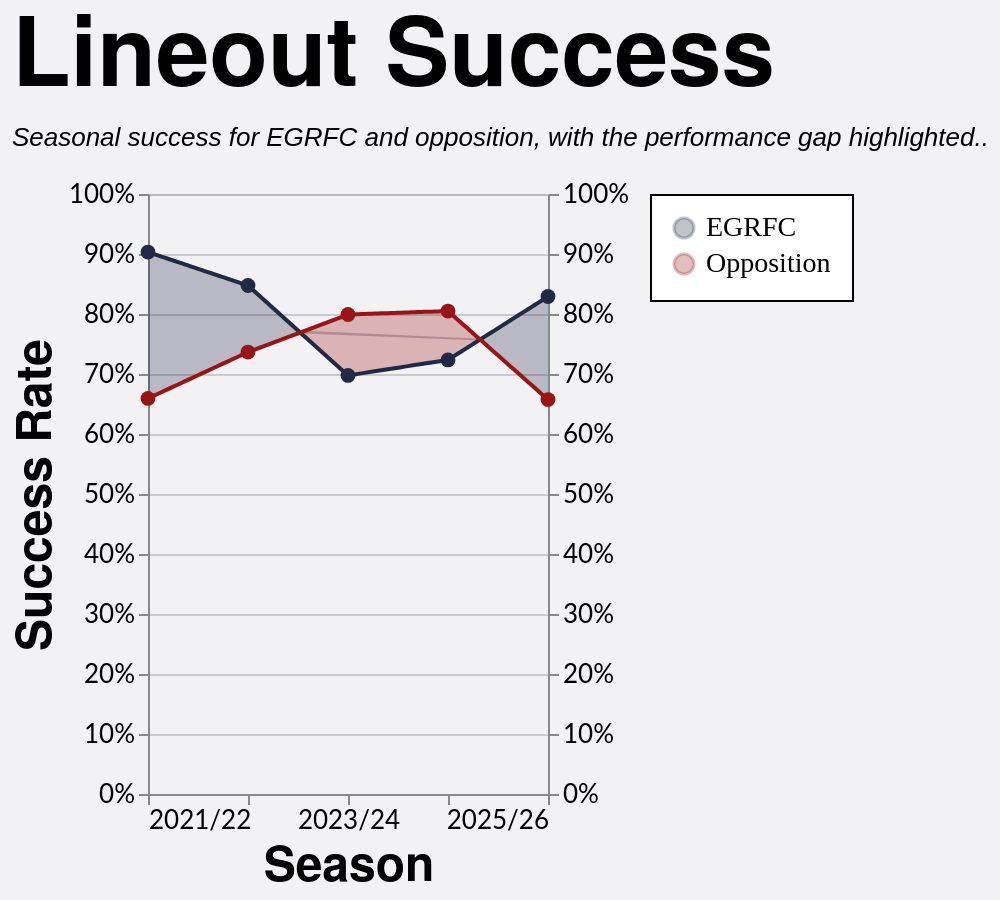

Write a Vega-Lite specification for this figure.
### Vega-Lite specification from a JSON file in a GitHub repository (floating-point values rounded to 4 significant figures; data arrays with more than 128 entries replaced by an {"elided": "..."} marker saying what was removed)
{"config": {"axis": {"labelFont": "Lato, sans-serif", "titleFont": "PT Sans Narrow, Helvetica Neue, Helvetica, Arial, sans-serif", "labelFontSize": 13, "titleFontSize": 24, "gridColor": "#202947", "gridOpacity": 0.2}, "header": {"labelFont": "PT Sans Narrow, Helvetica Neue, Helvetica, Arial, sans-serif", "titleFont": "PT Sans Narrow, Helvetica Neue, Helvetica, Arial, sans-serif", "labelFontSize": 24, "titleFontSize": 28, "labelFontWeight": "bold", "orient": "left"}, "legend": {"labelFont": "Lato, sans-serif", "titleFont": "PT Sans Narrow, Helvetica Neue, Helvetica, Arial, sans-serif", "labelFontSize": 14, "titleFontSize": 16, "titlePadding": 5, "fillColor": "white", "strokeColor": "black", "padding": 10, "titleFontWeight": "lighter", "titleFontStyle": "italic", "titleColor": "gray", "offset": 10}, "title": {"font": "PT Sans Narrow, Helvetica Neue, Helvetica, Arial, sans-serif", "fontSize": 48, "fontWeight": "bold", "anchor": "start", "align": "center", "titlePadding": 20, "subtitlePadding": 10, "subtitleFontSize": 13, "subtitleColor": "", "subtitleFontStyle": "italic", "offset": 15, "color": "black"}, "axisX": {"labelAngle": 0}, "facet": {"title": null, "header": null, "align": {"row": "each", "column": "each"}}, "resolve": {"scale": {"y": "independent", "facet": "independent"}}, "background": "#f2f1f4"}, "layer": [{"mark": {"type": "area", "opacity": 0.28}, "encoding": {"color": {"field": "leading_team", "legend": {"labelFont": "PT Sans Narrow", "orient": "right", "title": null}, "scale": {"domain": ["EGRFC", "Opposition"], "range": ["#202946", "#991515"]}, "title": "Team", "type": "nominal"}, "x": {"axis": {"grid": false, "labelExpr": "datum.value == 0 ? '2021/22' : datum.value == 1 ? '2022/23' : datum.value == 2 ? '2023/24' : datum.value == 3 ? '2024/25' : datum.value == 4 ? '2025/26' : ''", "values": [0, 1, 2, 3, 4]}, "field": "season_pos", "scale": {"domain": [0, 4]}, "title": "Season", "type": "quantitative"}, "y": {"axis": {"format": "%", "orient": "left"}, "field": "y_high", "scale": {"domain": [0.0, 1.0]}, "title": "Success Rate", "type": "quantitative"}, "y2": {"field": "y_low"}}, "transform": [{"filter": "(datum.team === 'EGRFC')"}]}, {"mark": {"type": "line", "size": 2}, "encoding": {"color": {"field": "team", "scale": {"domain": ["EGRFC", "Opposition"], "range": ["#202946", "#991515"]}, "title": "Team", "type": "nominal"}, "x": {"axis": {"labelExpr": "datum.value == 0 ? '2021/22' : datum.value == 1 ? '2022/23' : datum.value == 2 ? '2023/24' : datum.value == 3 ? '2024/25' : datum.value == 4 ? '2025/26' : ''", "values": [0, 1, 2, 3, 4]}, "field": "season_pos", "scale": {"domain": [0, 4]}, "title": "Season", "type": "quantitative"}, "y": {"axis": {"format": "%", "orient": "right"}, "field": "success_rate", "scale": {"domain": [0.0, 1.0]}, "title": null, "type": "quantitative"}}}, {"mark": {"type": "point", "filled": true, "opacity": 1.0, "size": 55}, "encoding": {"color": {"field": "team", "scale": {"domain": ["EGRFC", "Opposition"], "range": ["#202946", "#991515"]}, "title": "Team", "type": "nominal"}, "tooltip": [{"field": "team", "title": "Team", "type": "nominal"}, {"field": "squad", "title": "Squad", "type": "nominal"}, {"field": "set_piece_type", "title": "Set Piece", "type": "nominal"}, {"field": "lineouts_total", "format": ",.0f", "title": "Total datum.set_piece_type", "type": "quantitative"}, {"field": "success_rate", "format": ".0%", "title": "Success Rate", "type": "quantitative"}], "x": {"field": "season_pos", "title": "Season", "type": "quantitative"}, "y": {"axis": null, "field": "success_rate", "scale": {"domain": [0.0, 1.0]}, "title": "Success Rate", "type": "quantitative"}}, "transform": [{"filter": "datum.is_anchor"}]}], "data": {"name": "data-d9b4d0873ae75c9e3a92a10308646e32"}, "height": 300, "params": [{"name": "spSquadParam", "value": "1st"}], "title": {"text": "Lineout Success", "subtitle": "Seasonal success for EGRFC and opposition, with the performance gap highlighted.."}, "transform": [{"filter": "datum.squad == (spSquadParam + ' XV')"}], "width": 200, "$schema": "https://vega.github.io/schema/vega-lite/v5.20.1.json", "datasets": {"data-d9b4d0873ae75c9e3a92a10308646e32": {"elided": "484 records"}}}
